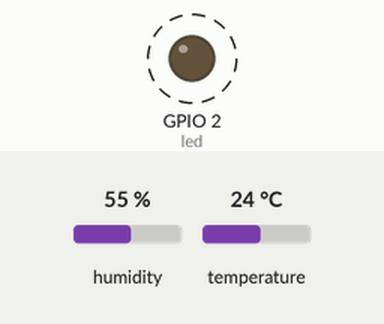
The program below on a simulated ESP32 board running MicroPython. Parts: output pins drawn as LEDs (lit = HIGH). Dashed ring = blinking. The inputs (shaded band) are chosen by the test bench; at power-on: humidity 55 %, temperature 24 °C. WiFi joins after 1.5 s; the clock reads 2024-03-15 10:24:30 at power-on unless the program sets it; no MQTT or app messages arrive unless stated; files that are not in the repository are absent; what the program prints to the serial console is not drawn.

Above: at 2.7 s.
Timing chart, 0 to 6.8 s (numbered marks = the images above):
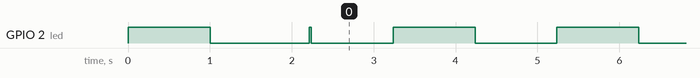

The program:

mqtt_publish.py
```python
"""
MQTT 發布感測器資料
networking - mqtt_publish

原始課程: linux-iot/iot-hardware/ai-rpi-i2c (dht_mqtt.py / main.py)
平台: ESP32 MicroPython

功能:
  WiFi 連線 → NTP 對時 → 定時讀取感測器 → MQTT publish
  與 mqtt_control.py 互補（一個 publish、一個 subscribe）

MQTT topic 設計:
  {topic_head}/temperature  → 溫度（°C）
  {topic_head}/humidity     → 濕度（%）
  或合併成單一 topic，payload 為 "humidity temperature"

設定方式:
  修改 /config.json，首次執行自動建立預設值
  參考 core-skills/flash_storage.py 的 load_config()

錯誤處理:
  WiFi 斷線 → 自動重連
  DHT 讀取失敗 → 跳過本次，繼續下一輪
  MQTT publish 失敗 → 印 log，不中斷主迴圈
  LED 閃爍指示運行狀態（D2，內建 LED）

硬體接線:
  DHT11 DATA → D15（可換 DHT22，改 dht.DHT22）
"""

import dht
import time
import network
import ntptime
from machine import Pin
from umqtt.robust import MQTTClient

# ── 設定（從 config.json 讀取）────────────────────────────
try:
    import json
    with open("/config.json") as f:
        _cfg = json.load(f)
except OSError:
    _cfg = {}

WIFI_SSID     = _cfg.get("wifi_ssid",     "your_ssid")
WIFI_PASSWORD = _cfg.get("wifi_password", "your_password")
MQTT_BROKER   = _cfg.get("mqtt_broker",   "192.168.1.100")
MQTT_PORT     = int(_cfg.get("mqtt_port", 1883))
CLIENT_ID     = _cfg.get("mqtt_client_id","esp32-pub-01")
TOPIC_HEAD    = _cfg.get("topic_head",    "home/esp32").encode()

PUBLISH_SEC   = 20    # 每幾秒發布一次

# ── 硬體 ──────────────────────────────────────────────────
DHT_PIN = 15
LED_PIN = 2

sensor = dht.DHT11(Pin(DHT_PIN))   # DHT22 請改 dht.DHT22
led    = Pin(LED_PIN, Pin.OUT)


# ── NTP 對時（UTC+8）────────────────────────────────────
def _sync_time():
    ntptime.host = "tw.pool.ntp.org"
    try:
        ntptime.settime()
        t = time.localtime(time.mktime(time.localtime()) + 28800)
        print("Time: {0}/{1:02d}/{2:02d} {3:02d}:{4:02d}:{5:02d}".format(*t))
    except Exception as e:
        print("NTP sync failed:", e)


def _now_str() -> str:
    t = time.localtime(time.mktime(time.localtime()) + 28800)
    return "{0}/{1:02d}/{2:02d} {3:02d}:{4:02d}:{5:02d}".format(*t)


# ── WiFi 連線 ─────────────────────────────────────────────
def _connect_wifi() -> bool:
    wifi = network.WLAN(network.STA_IF)
    wifi.active(True)
    if wifi.isconnected():
        return True
    wifi.connect(WIFI_SSID, WIFI_PASSWORD)
    print("Connecting WiFi...")
    for _ in range(20):
        if wifi.isconnected():
            print("WiFi OK:", wifi.ifconfig())
            return True
        led.value(not led.value())
        time.sleep(1)
    print("WiFi failed")
    return False


# ── 主程式 ────────────────────────────────────────────────
def main():
    if not _connect_wifi():
        return

    _sync_time()

    client = MQTTClient(CLIENT_ID, MQTT_BROKER, port=MQTT_PORT, keepalive=65535)
    client.connect(clean_session=False)
    print("MQTT connected →", MQTT_BROKER)
    led.value(1)

    topic = TOPIC_HEAD + b"/dht"

    while True:
        # ── WiFi 斷線重連 ──
        wifi = network.WLAN(network.STA_IF)
        if not wifi.isconnected():
            print("WiFi lost, reconnecting...")
            led.value(0)
            if not _connect_wifi():
                time.sleep(10)
                continue
            client.connect(clean_session=False)

        # ── 讀取感測器 ──
        try:
            sensor.measure()
            humidity    = sensor.humidity()
            temperature = sensor.temperature()
        except Exception as e:
            print("DHT error:", e)
            time.sleep(2)
            continue

        # ── 發布 ──
        payload = "{} {}".format(humidity, temperature)
        try:
            client.publish(topic, payload)
            print("{} publish: {}".format(_now_str(), payload))
        except Exception as e:
            print("MQTT publish error:", e)

        # ── 等待下次發布（LED 閃爍指示運行中）──
        for _ in range(PUBLISH_SEC):
            led.value(not led.value())
            time.sleep(1)


main()
```

Measured:
- by itself, GPIO 2 (led): goes LOW 1.2 s, HIGH 0.02 s, 63 × (LOW 1.0 s, HIGH 1.0 s), LOW 1.0 s, then HIGH
